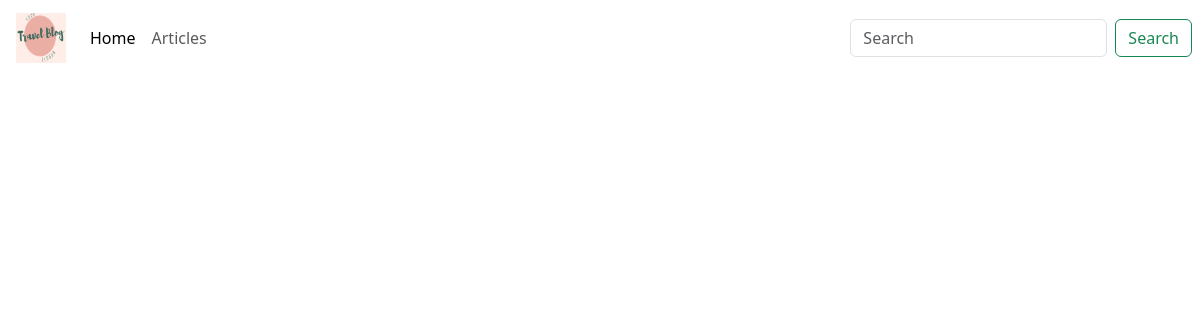
Page /blog/all on the earlier database version.
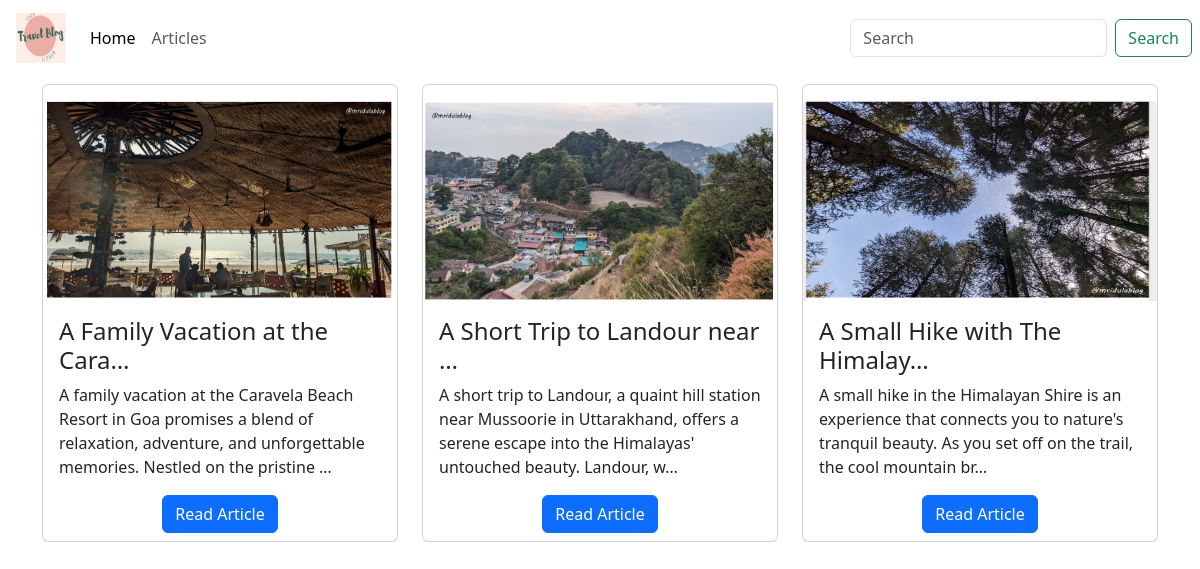
Same page on the later database version.
### blog/models.py (models this page shows)
class Article(models.Model):
    author = models.ForeignKey('auth.User', on_delete=models.CASCADE)
    title = models.CharField(max_length = 150)
    content = models.TextField()
    image = models.ImageField(upload_to="articles/")
    created_at = models.DateTimeField(auto_now_add=True)

### blog/views.py (the view)
# urls.py: path("blog/all", blog_views.blog_list_view, name = "blog_list"),
def blog_list_view(request):
    return render(
        request,
        'blog_list.html',
        context={
            'articles': Article.objects.all()
        }
    )

### templates/blog_list.html (shortened to what this page needs)
{% extends 'layout/base.html' %}
{% block content %}
<div class="container my-2">
    <div class="row">
        {% for item in articles %}
        <div class="col-md-4 mb-2 d-flex">
            <div class="card h-100 d-flex align-items-center">
                <img class="card-img-top mt-3 img-fluid" src="{{item.image.url}}" alt="{{item.title}}"
                    style="height: 200px;" />
                <div class="card-body">
                    <h4 class="card-title">{{item.title|truncatechars:30}}</h4>
                    <p class="card-text">{{item.content|truncatechars:150}}</p>
                </div>
                <a href="{% url 'article' item.id %}" class="btn btn-primary w-auto mb-2">Read Article</a>
            </div>
        </div>
        {% endfor %}
    </div>
</div>
{% endblock content %}

Differences in the rows shown:
added Article: image (picture), title "A Family Vacation at the Cara…", content "A family vacation at the Caravela Beach Resort in Goa promises a blend of relaxation, adventure, and unforgettable memories. Nestled on the pristine …"
added Article: image (picture), title "A Short Trip to Landour near …", content "A short trip to Landour, a quaint hill station near Mussoorie in Uttarakhand, offers a serene escape into the Himalayas' untouched beauty. Landour, w…"
added Article: image (picture), title "A Small Hike with The Himalay…", content "A small hike in the Himalayan Shire is an experience that connects you to nature's tranquil beauty. As you set off on the trail, the cool mountain br…"
